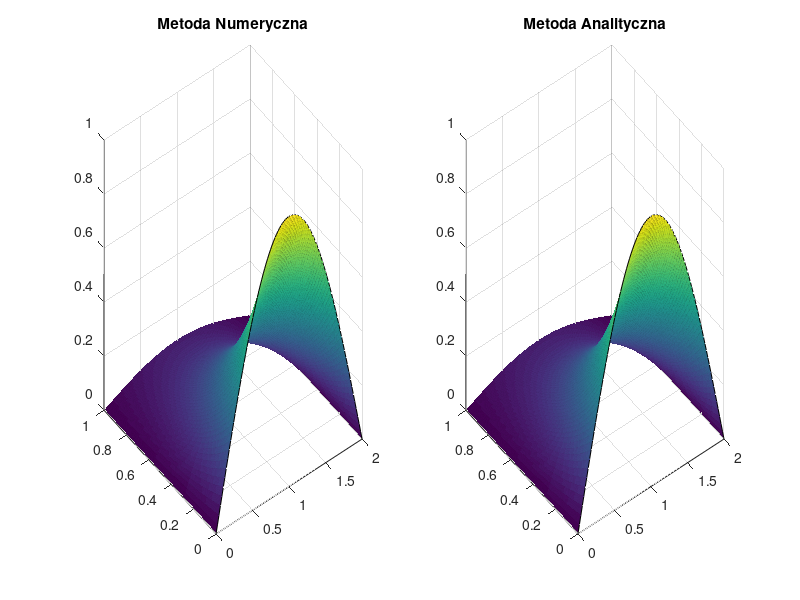

The MATLAB source for this figure:
clc,clear all
tic
%rozwi�zanie analityczne
G = @(x,t) sin(pi.*x./2).*exp(-(pi.^2).*t./4);

%przedzia� omega
xa=0;
xb=2;
yc=0;
yd=1;

%warunki brzegowe
u1 = @(x) 0;
u2 = @(x) 0;
u3 = @(x,t) sin(pi*x/2);

licznik=0;
%siatka
m=100;
D=1;
deltax=(xb-xa)/(m-1);
x=[xa:deltax:xb];         %przedzia� przestrzenny
deltat=(deltax^2)/D; 
n_end=floor(yd/deltat)+1;
t=[0:deltat:1];           %przedzia� czasowy
theta = 1/2 - deltax^2 / (12 * D * deltat);

%macierz
psi=zeros(n_end,length(x)); %utworzenie pustej macierzy

%dodanie warunku pocz�tkowego
psi(1,:) = u3(x);
psi(:,1) = u1(t);
psi(:,m) = u2(t);

F = diag(eye(m-2));
alfa = D * deltat / deltax^2;
A1 = eye(m-2) .* (2*alfa + 1 + theta);
A2 = diag(eye(m-3)) * -alfa;
A = A1 + diag(A2,-1) + diag(A2, 1);

% Pierwszy poziom za pomocą schematu dwupoziomowego
A_2 = (2+(deltax^2)/(deltat))*diag(eye(m-2));
B_2 = diag(A_2) + -1*diag(diag(eye(m-3)),-1) + -1*diag(diag(eye(m-3)),1);
F = diag(eye(m-2)) * deltax^2/deltat .* psi(1,2:m-1)';
F(1) = F(1) + psi(2,1);
F(length(F)) = F(length(F)) + psi(2, m);  
psi(2,2:m-1) = linsolve(B_2,F);

% Pozostałe poziomy
for n=3:n_end
  F = (1+2*theta) * psi(n-1,2:m-1) - theta * psi(n-2, 2:m-1);
  F(1) = F(1) + alfa * psi(n, 1);
  F(m-2) = F(m-2) + alfa * psi(n, m);
  psi(n,2:m-1) = linsolve(A,F');
  licznik = licznik+1;
end

[X,T] = meshgrid(x,t);
subplot(1,2,1)
surf(X,T,psi)
title('Metoda Numeryczna')
subplot(1,2,2)
surf(X,T,(G(X,T)))
title('Metoda Analityczna')
Error=max(max(abs(psi-G(X,T))));
licznik
toc
